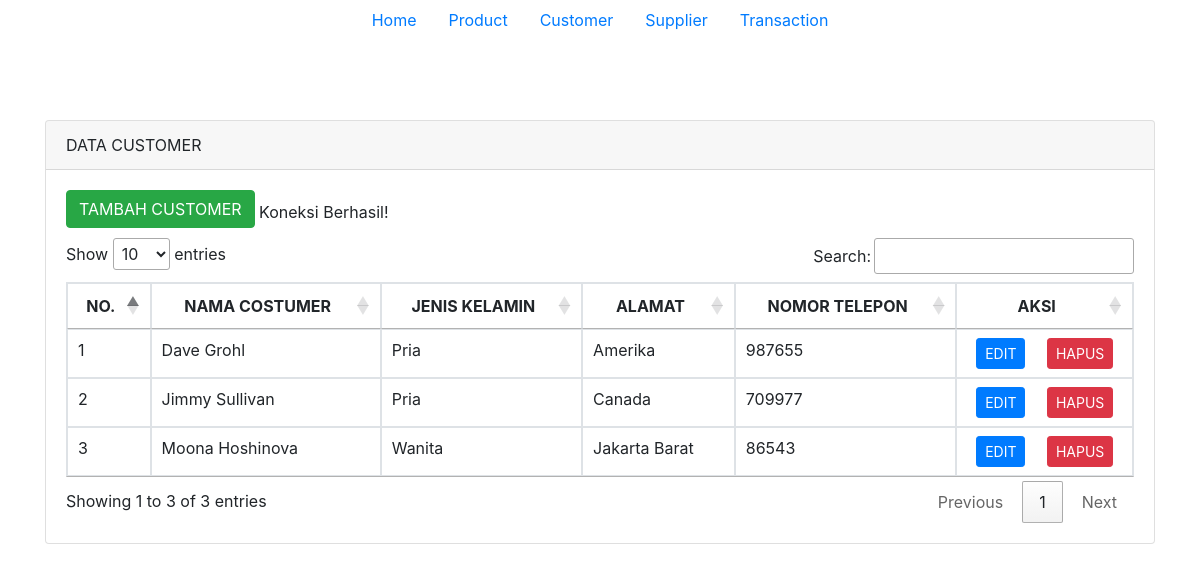
/customer.php, run on the app's committed database.
### tables this page shows
CREATE TABLE `customer` (
  `id` int NOT NULL AUTO_INCREMENT,
  `name_customer` varchar(100) DEFAULT NULL,
  `gender` varchar(100) DEFAULT NULL,
  `address` varchar(100) DEFAULT NULL,
  `phone_number` int DEFAULT NULL,
  PRIMARY KEY (`id`)
);

### customer.php (the view, shortened to what this page needs)
<!doctype html>
<html lang="en">
  <head>
    <link rel="stylesheet" href="https://stackpath.bootstrapcdn.com/bootstrap/4.4.1/css/bootstrap.min.css">
    <link rel="stylesheet" href="//cdn.datatables.net/1.10.20/css/jquery.dataTables.min.css">
  </head>
  <body>
  <ul class="nav justify-content-center">
  <li class="nav-item">
    <a class="nav-link active" href="index.php">Home</a>
  </li>
  <li class="nav-item">
    <a class="nav-link" href="product.php">Product</a>
  </li>
  <li class="nav-item">
    <a class="nav-link" href="customer.php">Customer</a>
  </li>
  <li class="nav-item">
    <a class="nav-link " href="supplier.php">Supplier</a>
  </li>
  <li class="nav-item">
    <a class="nav-link " href="transaction.php">Transaction</a>
  </li>
</ul>
    <div class="container" style="margin-top: 80px">
      <div class="row">
        <div class="col-md-12">
          <div class="card">
            <div class="card-header">
              DATA CUSTOMER
            </div>
            <div class="card-body">
              <a href="add-customer.php" class="btn btn-md btn-success" style="margin-bottom: 10px">TAMBAH CUSTOMER</a>
              <table class="table table-bordered" id="myTable">
                <thead>
                  <tr>
                    <th class="text-center align-middle" scope="col">NO.</th>
                    <th class="text-center align-middle" scope="col">NAMA COSTUMER</th>
                    <th class="text-center align-middle" scope="col">JENIS KELAMIN</th>
                    <th class="text-center align-middle" scope="col">ALAMAT</th>
                    <th class="text-center align-middle" scope="col">NOMOR TELEPON</th>
                    <th class="text-center align-middle" scope="col">AKSI</th>
                  </tr>
                </thead>
                <tbody>
                  <?php
                      include('koneksi.php');
                      $no = 1;
                      $query = mysqli_query($connection,"SELECT * FROM customer");
                      while($row = mysqli_fetch_array($query)){
                  ?>
                  <tr>
                      <td><?php echo $no++ ?></td>
                      <td><?php echo $row['name_customer'] ?></td>
                      <td><?php echo $row['gender'] ?></td>
                      <td><?php echo $row['address'] ?></td>
                      <td><?php echo $row['phone_number'] ?></td>
                      <td class="d-flex justify-content-around">
                        <a href="edit-customer.php?id=<?php echo $row['id'] ?>" class="btn btn-sm btn-primary mr-1">EDIT</a>
                        <a href="remove-customer.php?id=<?php echo $row['id'] ?>" class="btn btn-sm btn-danger">HAPUS</a>
                      </td>
                  </tr>
                <?php } ?>
                </tbody>
              </table>
            </div>
          </div>
      </div>
    </div>
  </body>
</html>

### data on the page
customer: name_customer "Dave Grohl", gender "Pria", address "Amerika", phone_number "987655"
customer: name_customer "Jimmy Sullivan", gender "Pria", address "Canada", phone_number "709977"
customer: name_customer "Moona Hoshinova", gender "Wanita", address "Jakarta Barat", phone_number "86543"
